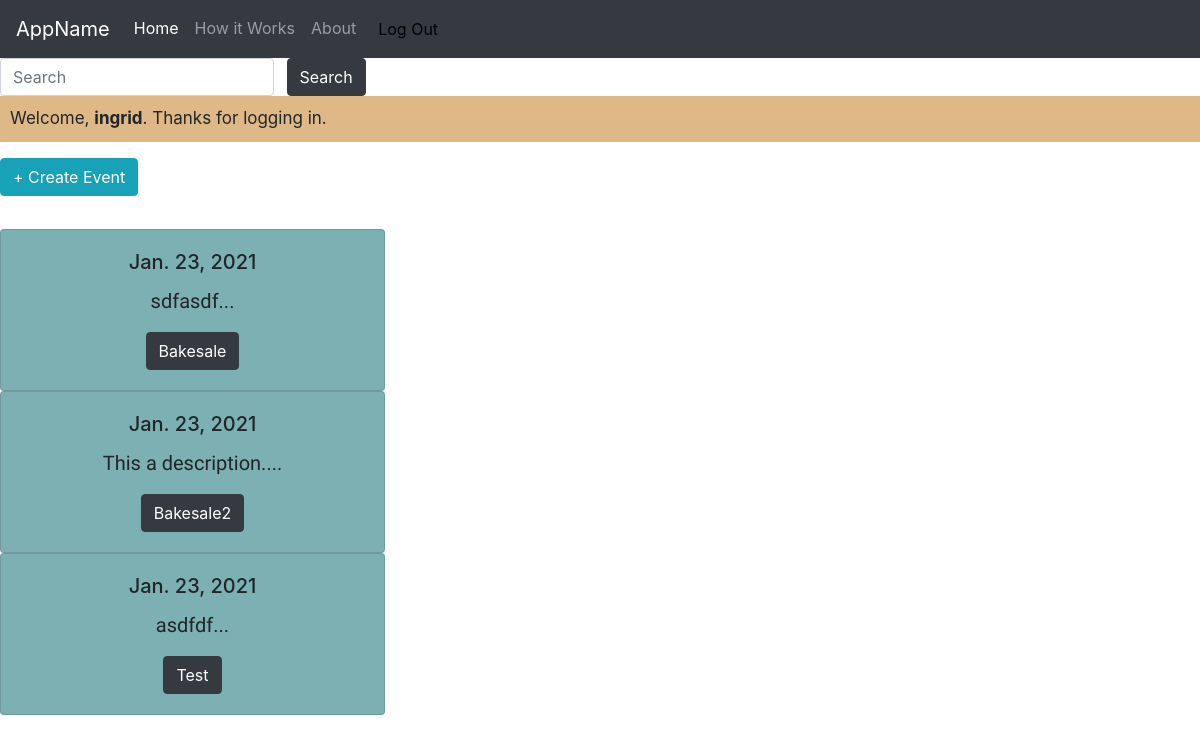
Page /events/ (signed in) on the earlier database version.
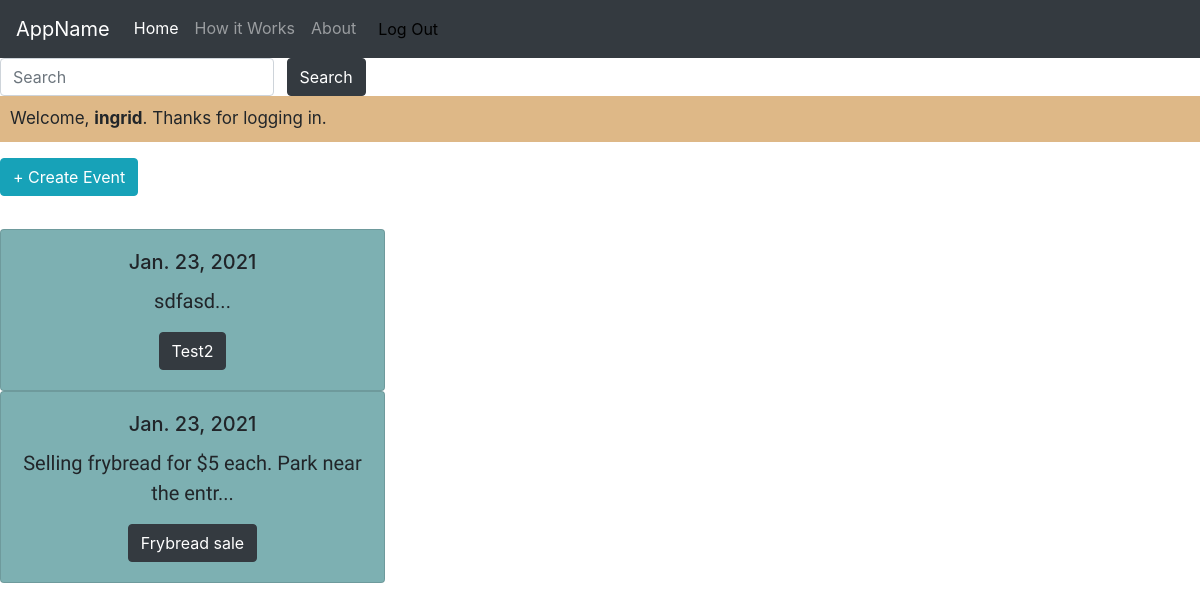
Same page on the later database version.
### events/models.py (models this page shows, shortened)
class Event(models.Model):
    title=models.CharField(max_length=100)
    description=models.TextField()
    location=models.CharField(max_length=100)
    date=models.DateField()
    category=models.CharField(max_length=10, choices=CATEGORY_CHOICES, default="other")
    photo=models.ImageField(default='no-image-found.png', blank=True)
    author = models.ForeignKey(User, on_delete=models.CASCADE, default=None)
    def snippet(self):
        return self.description[:50] + '...'

### events/views.py (the view)
# urls.py: path('', EventListView.as_view(), name='list'),
class EventListView(LoginRequiredMixin, ListView):
    model = Event
    template_name = 'events/index.html'
    context_object_name = 'events'
    events = Event.objects.all().order_by('date')

### events/templates/events/index.html (shortened to what this page needs)
{% extends 'base_layout.html' %}
{% block content %}
  <form class="form-inline my-2 my-lg-0 search-bar ">
    <div class="search">
      <input class="form-control mr-sm-2 " type="search" placeholder="Search" aria-label="Search">
      <button class="btn btn-dark my-2 my-sm-0" type="submit">Search</button>
    </div>
  </form>
  {% if user.is_authenticated %}
    <p class="welcome-user">Welcome, <b>{{ user.username }}</b>. Thanks for logging in.</p>
  {% endif %}
  <div class="create-event">
    <h4><a class="btn btn-info" href="{% url 'events:new_event' %}"> + Create Event</a></h4>
  </div>
        <div class="list-events list-group events">
          {% for event in events %}
            <div class="event">
              <div class="row">
                <div class="col-sm-6">
                  <div class="card">
                    <div class="card-body">
                      <h5 class="card-title">{{event.date}}</h5>
                      <p class="card-text">{{event.snippet}}</p>
                      <a href="{% url 'events:detail' event.id%}" class="btn btn-dark">{{event.title}}</a>
                    </div>
                  </div>
                </div>
              </div>
              {% endfor %}
          </div>
    {% endblock %}

Differences in the rows shown:
removed Event: date "Jan. 23, 2021", snippet "sdfasdf...", title "Bakesale"
removed Event: date "Jan. 23, 2021", snippet "This a description....", title "Bakesale2"
removed Event: date "Jan. 23, 2021", snippet "asdfdf...", title "Test"
added Event: date "Jan. 23, 2021", snippet "sdfasd...", title "Test2"
added Event: date "Jan. 23, 2021", snippet "Selling frybread for $5 each. Park near the entr...", title "Frybread sale"
